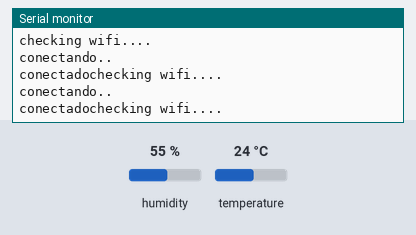
The sketch below on a simulated ESP32. Shown: the last lines printed to the serial monitor. The inputs (shaded band) are chosen by the test bench; at power-on: humidity 55 %, temperature 24 °C. WiFi joins after 1.5 s; servers stay silent unless stated; no MQTT or app messages arrive unless stated.

Above: at 3.7 s.
3.8 s: humidity set to 22 %
At 16.1 s:
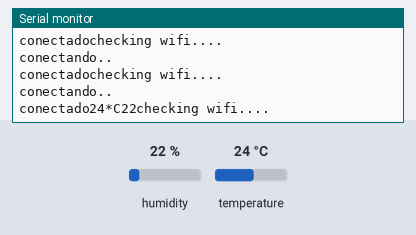
22.9 s: temperature set to 12 °C
At 32.0 s:
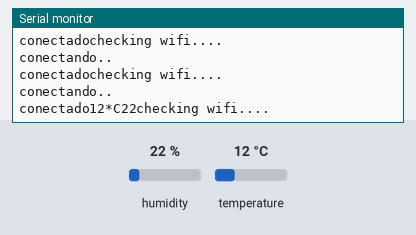
42.0 s: humidity set to 40 %
At 47.6 s:
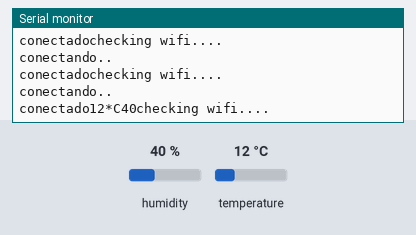

The sketch:

primeiroCod.ino
```cpp
#include <WiFi.h>
#include <MQTT.h>
#include <SimpleDHT.h>


const char ssid[] = "";
const char pass[] = "";

WiFiClient net;
MQTTClient client;

int pinDHT11 = 22;
SimpleDHT11 dht11(pinDHT11);

unsigned long lastMillis = 0;

void connect() {
  Serial.print("checking wifi...");
  while (WiFi.status() != WL_CONNECTED); {
    Serial.print(".");
    delay(1000);
  }
  Serial.print("\nconectando..");
  while (!client.connect("", "", "")) {
    Serial.print(".");
    delay(1000);
  }
  Serial.print("\nconectado");
}
void setup() {

  Serial.begin(115200);
  WiFi.begin("", "");
  client.begin("mqtt-dashboard.com", net);
  connect();

}

void loop() {
  client.loop();
  delay(10);
  if (!client.connected()); {
    connect();
  }

  if (millis() - lastMillis > 15000){
  lastMillis = millis();

    byte temperature = 0;
    byte humidity = 0;
    int err = SimpleDHTErrSuccess;
    if ((err = dht11.read(&temperature, &humidity, NULL)) != SimpleDHTErrSuccess) {
      Serial.print("falhou, err=");
      Serial.print(SimpleDHTErrCode(err));
      Serial.print(SimpleDHTErrDuration(err));
      return;

    }
    Serial.print((int)temperature);
    Serial.print("*C");
    Serial.print((int)humidity);
    client.publish("/temp", String(temperature));
    client.publish("/hum", String(humidity));
  }

}
```

Measured:
- after the input at 3.8 s, the serial monitor: prints a new line after 11.5 s (image 1)
- after the input at 22.9 s, the serial monitor: prints a new line after 8.3 s (image 2)
- after the input at 42.0 s, the serial monitor: prints a new line after 5.1 s (image 3)
